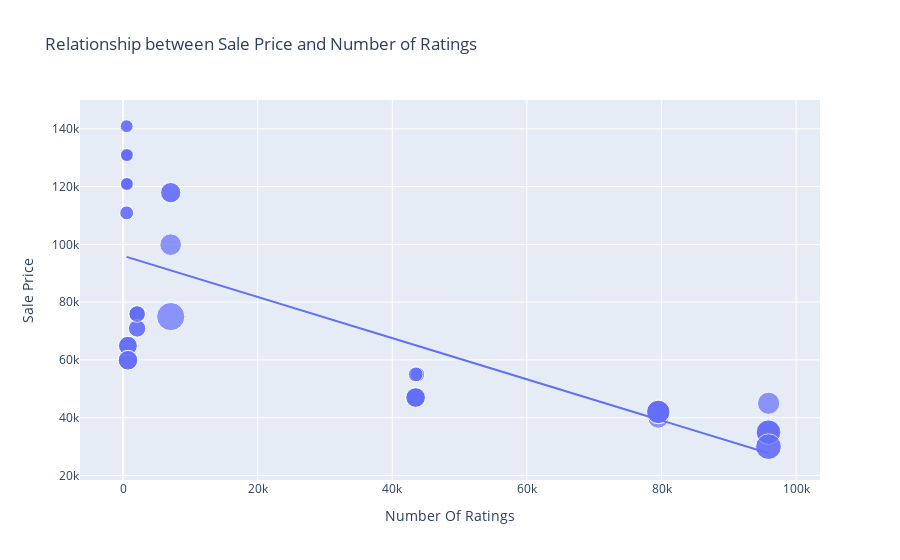

The code cell stored with this chart in its notebook:
### Markdown cell above
# What is the reletionship between the sale price of iphones and the number of rating on flipkart?

### Code cell
figure = px.scatter(data_frame=df, 
                    x="Number Of Ratings", 
                    y="Sale Price", size="Discount Percentage", 
                    trendline="ols", 
                    title="Relationship between Sale Price and Number of Ratings",
                    hover_name="Product Name")  # Optional: Product Name ko hover par dikhane ke liye

figure.show()

### Figure 1 — Plotly figure (JSON) as saved in the notebook; plotly's stock layout.template omitted (floating-point values rounded to 4 significant figures)
{"data": [{"hovertemplate": "<b>%{hovertext}</b><br><br>Number Of Ratings=%{x}<br>Sale Price=%{y}<br>Discount Percentage=%{marker.size}<extra></extra>", "hovertext": ["APPLE iPhone 8 Plus (Gold, 64 GB)", "APPLE iPhone 8 Plus (Space Grey, 256 GB)", "APPLE iPhone 8 Plus (Silver, 256 GB)", "APPLE iPhone 8 (Silver, 256 GB)", "APPLE iPhone 8 (Gold, 256 GB)", "APPLE iPhone 8 Plus (Silver, 64 GB)", "APPLE iPhone 8 Plus (Space Grey, 64 GB)", "APPLE iPhone 8 (Space Grey, 256 GB)", "APPLE iPhone XS Max (Silver, 64 GB)", "Apple iPhone XR ((PRODUCT)RED, 128 GB) (Includes EarPods, Power Adapter)", "Apple iPhone XR (Black, 64 GB) (Includes EarPods, Power Adapter)", "Apple iPhone XR (Coral, 128 GB) (Includes EarPods, Power Adapter)", "Apple iPhone XR (Black, 128 GB) (Includes EarPods, Power Adapter)", "Apple iPhone XR (White, 128 GB) (Includes EarPods, Power Adapter)", "APPLE iPhone 11 Pro Max (Gold, 256 GB)", "APPLE iPhone 11 Pro Max (Gold, 64 GB)", "APPLE iPhone 11 Pro Max (Midnight Green, 256 GB)", "APPLE iPhone 11 Pro Max (Space Grey, 64 GB)", "APPLE iPhone 11 Pro (Midnight Green, 64 GB)", "APPLE iPhone 11 Pro (Space Grey, 512 GB)", "APPLE iPhone 11 Pro Max (Midnight Green, 64 GB)", "APPLE iPhone 11 Pro (Midnight Green, 512 GB)", "APPLE iPhone 11 Pro (Space Grey, 256 GB)", "Apple iPhone SE (White, 256 GB) (Includes EarPods, Power Adapter)", "APPLE iPhone 12 Pro (Silver, 512 GB)", "APPLE iPhone 12 Pro Max (Pacific Blue, 256 GB)", "APPLE iPhone 12 Mini (White, 128 GB)", "APPLE iPhone 12 Pro (Graphite, 256 GB)", "APPLE iPhone 12 Mini (White, 64 GB)", "APPLE iPhone 12 (White, 128 GB)", "APPLE iPhone 12 Pro (Graphite, 128 GB)", "APPLE iPhone 12 Pro Max (Graphite, 256 GB)", "APPLE iPhone 12 Pro Max (Graphite, 128 GB)", "APPLE iPhone 12 Mini (Black, 128 GB)", "APPLE iPhone 12 Mini (Blue, 128 GB)", "APPLE iPhone 12 (Black, 128 GB)", "APPLE iPhone 12 (Blue, 128 GB)", "APPLE iPhone 12 Pro Max (Silver, 128 GB)", "APPLE iPhone 12 Mini (Red, 64 GB)", "APPLE iPhone 12 Pro Max (Gold, 128 GB)", "APPLE iPhone 12 (Green, 128 GB)", "APPLE iPhone 12 Pro (Pacific Blue, 512 GB)", "APPLE iPhone 12 (White, 64 GB)", "APPLE iPhone 12 (Black, 64 GB)", "APPLE iPhone 12 (Red, 128 GB)", "APPLE iPhone 12 Mini (Black, 64 GB)", "APPLE iPhone 12 Pro (Pacific Blue, 128 GB)", "APPLE iPhone 12 Pro Max (Pacific Blue, 128 GB)", "APPLE iPhone 12 Pro Max (Silver, 256 GB)", "APPLE iPhone 12 Pro Max (Gold, 256 GB)", "APPLE iPhone 11 (White, 128 GB)", "APPLE iPhone 11 (Red, 128 GB)", "APPLE iPhone SE (White, 64 GB)", "APPLE iPhone SE (Black, 128 GB)", "APPLE iPhone SE (White, 128 GB)", "APPLE iPhone SE (Red, 128 GB)", "APPLE iPhone 11 (Black, 128 GB)", "APPLE iPhone SE (Black, 64 GB)", "APPLE iPhone 11 (Purple, 64 GB)", "APPLE iPhone 11 (White, 64 GB)", "APPLE iPhone 11 (Black, 64 GB)", "APPLE iPhone 11 (Red, 64 GB)"], "legendgroup": "", "marker": {"color": "#636efa", "size": [0, 0, 0, 0, 0, 0, 0, 0, 0, 20, 16, 20, 20, 20, 0, 0, 0, 0, 29, 15, 0, 15, 17, 18, 6, 6, 13, 6, 14, 10, 7, 6, 6, 13, 13, 10, 10, 6, 14, 6, 10, 6, 11, 11, 10, 14, 7, 6, 6, 6, 8, 8, 24, 22, 22, 22, 8, 24, 14, 14, 14, 14], "sizemode": "area", "sizeref": 0.0725, "symbol": "circle"}, "mode": "markers", "name": "", "orientation": "v", "showlegend": false, "type": "scatter", "x": [3431, 3431, 3431, 11202, 11202, 3431, 3431, 11202, 1454, 79512, 79512, 79582, 79512, 79512, 1078, 1078, 1078, 1078, 7088, 7088, 1078, 7088, 7081, 95909, 542, 580, 740, 545, 740, 2101, 545, 580, 580, 730, 730, 2101, 2101, 580, 740, 580, 2092, 545, 2101, 2092, 2101, 740, 545, 580, 580, 580, 43707, 43707, 95807, 95909, 95807, 95909, 43470, 95909, 43470, 43470, 43470, 43470], "xaxis": "x", "y": [49900, 84900, 84900, 77000, 77000, 49900, 49900, 77000, 89900, 41999, 39999, 41999, 41999, 41999, 131900, 117100, 131900, 117100, 74999, 117900, 117100, 117900, 99900, 44999, 140900, 130900, 64900, 120900, 59900, 75900, 110900, 130900, 120900, 64900, 64900, 75900, 75900, 120900, 59900, 120900, 75900, 140900, 70900, 70900, 75900, 59900, 110900, 120900, 130900, 130900, 54999, 54999, 29999, 34999, 34999, 34999, 54999, 29999, 46999, 46999, 46999, 46999], "yaxis": "y"}, {"hovertemplate": "<b>OLS trendline</b><br>Sale Price = -0.712783 * Number Of Ratings + 96054.8<br>R<sup>2</sup>=0.492139<br><br>Number Of Ratings=%{x}<br>Sale Price=%{y} <b>(trend)</b><extra></extra>", "legendgroup": "", "marker": {"color": "#636efa", "symbol": "circle"}, "mode": "lines", "name": "", "showlegend": false, "type": "scatter", "x": [542, 545, 545, 545, 545, 580, 580, 580, 580, 580, 580, 580, 580, 730, 730, 740, 740, 740, 740, 1078, 1078, 1078, 1078, 1078, 1454, 2092, 2092, 2101, 2101, 2101, 2101, 2101, 3431, 3431, 3431, 3431, 3431, 7081, 7088, 7088, 7088, 11202, 11202, 11202, 43470, 43470, 43470, 43470, 43470, 43707, 43707, 79512, 79512, 79512, 79512, 79582, 95807, 95807, 95909, 95909, 95909, 95909], "xaxis": "x", "y": [95670.0, 95670.0, 95670.0, 95670.0, 95670.0, 95640.0, 95640.0, 95640.0, 95640.0, 95640.0, 95640.0, 95640.0, 95640.0, 95530.0, 95530.0, 95530.0, 95530.0, 95530.0, 95530.0, 95290.0, 95290.0, 95290.0, 95290.0, 95290.0, 95020.0, 94560.0, 94560.0, 94560.0, 94560.0, 94560.0, 94560.0, 94560.0, 93610.0, 93610.0, 93610.0, 93610.0, 93610.0, 91010.0, 91000.0, 91000.0, 91000.0, 88070.0, 88070.0, 88070.0, 65070.0, 65070.0, 65070.0, 65070.0, 65070.0, 64900.0, 64900.0, 39380.0, 39380.0, 39380.0, 39380.0, 39330.0, 27770.0, 27770.0, 27690.0, 27690.0, 27690.0, 27690.0], "yaxis": "y"}], "layout": {"autosize": true, "legend": {"itemsizing": "constant", "tracegroupgap": 0}, "title": {"text": "Relationship between Sale Price and Number of Ratings"}, "xaxis": {"anchor": "y", "autorange": true, "domain": [0, 1], "range": [-5980.0, 103000.0], "title": {"text": "Number Of Ratings"}, "type": "linear"}, "yaxis": {"anchor": "x", "autorange": true, "domain": [0, 1], "range": [11530.0, 153700.0], "title": {"text": "Sale Price"}, "type": "linear"}}}
